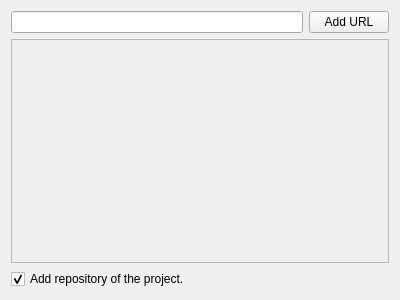
<?xml version="1.0" encoding="UTF-8"?>
<ui version="4.0">
 <class>WizardPage</class>
 <widget class="QWizardPage" name="WizardPage">
  <property name="geometry">
   <rect>
    <x>0</x>
    <y>0</y>
    <width>400</width>
    <height>300</height>
   </rect>
  </property>
  <property name="windowTitle">
   <string>WizardPage</string>
  </property>
  <property name="locale">
   <locale language="English" country="UnitedStates"/>
  </property>
  <property name="title">
   <string>Repository configuration</string>
  </property>
  <property name="subTitle">
   <string>Build against repo's URL</string>
  </property>
  <attribute name="pageId">
   <string notr="true">1</string>
  </attribute>
  <layout class="QGridLayout" name="gridLayout">
   <item row="3" column="0" colspan="2">
    <widget class="QListWidget" name="RepoListWidget">
     <property name="enabled">
      <bool>false</bool>
     </property>
    </widget>
   </item>
   <item row="1" column="1">
    <widget class="QPushButton" name="AddRepositoryButton">
     <property name="text">
      <string>Add URL</string>
     </property>
    </widget>
   </item>
   <item row="1" column="0">
    <widget class="QLineEdit" name="lineEdit"/>
   </item>
   <item row="4" column="0">
    <widget class="QCheckBox" name="autoAddRepoButton">
     <property name="enabled">
      <bool>true</bool>
     </property>
     <property name="text">
      <string>Add repository of the project.</string>
     </property>
     <property name="checked">
      <bool>true</bool>
     </property>
    </widget>
   </item>
  </layout>
 </widget>
 <resources/>
 <connections/>
</ui>
